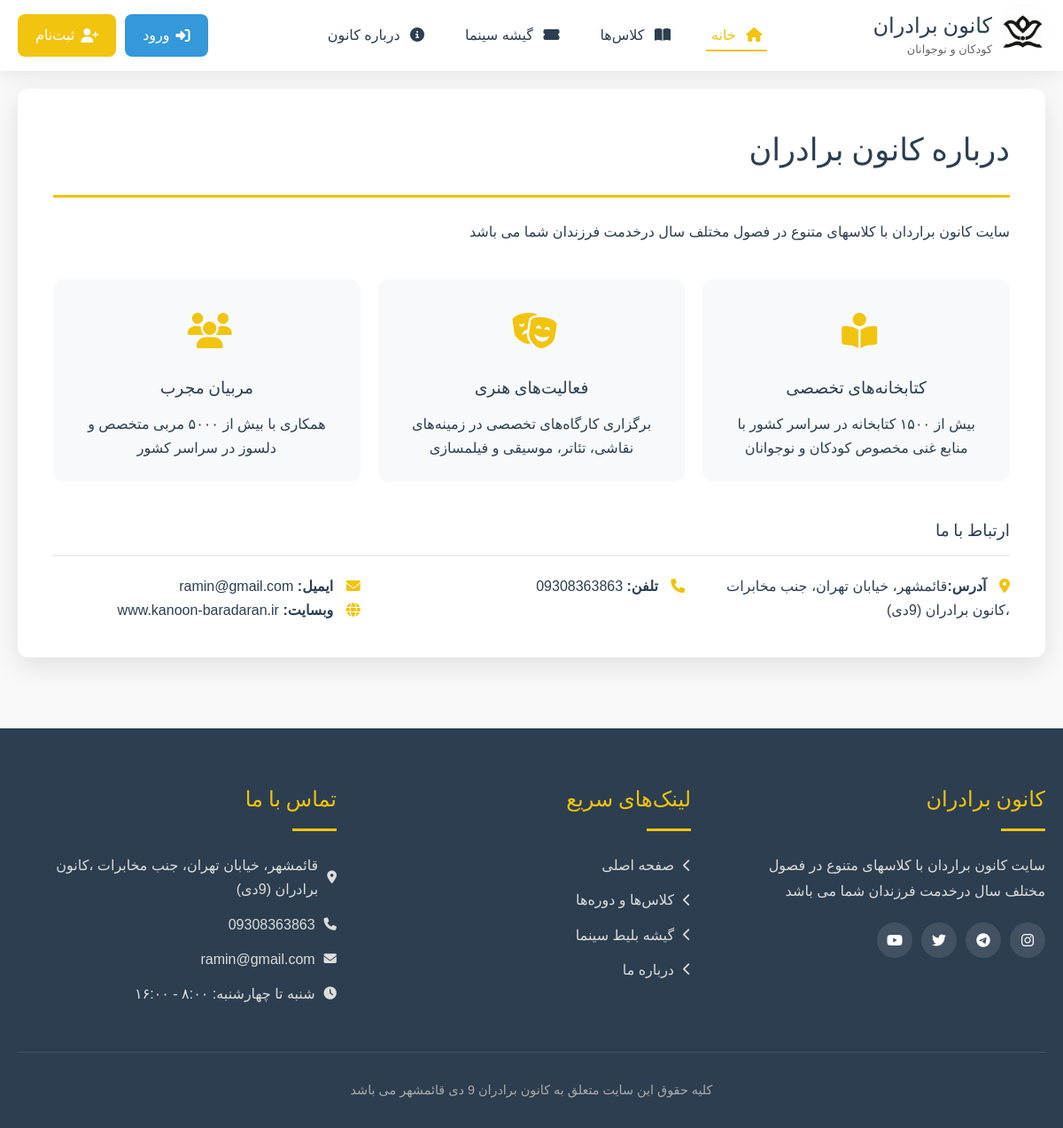
/about, run on the app's committed database.
### site_module/models.py (models this page shows, shortened)
class SiteSetting(models.Model):
    site_name = models.CharField(max_length=200, verbose_name='نام سایت')
    site_url = models.CharField(max_length=200, verbose_name='دامنه سایت')
    address = models.CharField(max_length=200, verbose_name='آدرس')
    phone = models.CharField(max_length=200, null=True, blank=True, verbose_name='تلفن')
    fax = models.CharField(max_length=200, null=True, blank=True, verbose_name='فکس')
    email = models.CharField(max_length=200, null=True, blank=True, verbose_name='ایمیل')
    copy_right = models.TextField(verbose_name='متن کپی رایت سایت')
    about_us_text = models.TextField(verbose_name='متن درباره ما سایت')
    site_logo = models.ImageField(upload_to='media', verbose_name='لوگو سایت')
    is_main_setting = models.BooleanField(verbose_name='تنظیمات اصلی')
    class Meta:
        verbose_name = 'تنظیمات سایت'
        verbose_name_plural = 'تنظیمات'

### home/views.py (the view)
class AboutView(TemplateView):
    template_name = 'home/about.html'
    def get_context_data(self, **kwargs):
        context = super(AboutView, self).get_context_data(**kwargs)
        site_setting: SiteSetting = SiteSetting.objects.filter(is_main_setting=True).first()
        context['site_setting'] = site_setting
        return context

### site_module/context_proccesor.py (called while the page is built)
def site_settings(request):
    setting = SiteSetting.objects.filter(is_main_setting=True).first()
    return {'site_setting': setting}

### home/templates/home/about.html (shortened to what this page needs)
{% extends 'base.html' %}
{% block page_content %}
	            <div class="page-container">
                <h2 class="page-title">درباره {{ site_setting.site_name}}</h2>
                <p>{{ site_setting.about_us_text}}</p>
                <div style="margin: 40px 0;">
                    <div style="display: grid; grid-template-columns: repeat(auto-fit, minmax(250px, 1fr)); gap: 20px; margin-top: 30px;">
                        <div style="background-color: #f8f9fa; padding: 25px; border-radius: var(--border-radius); text-align: center;">
                            <div style="font-size: 2.5rem; color: var(--secondary-color); margin-bottom: 15px;">
                                <i class="fas fa-book-reader"></i>
                            </div>
                            <h3 style="color: var(--primary-color); margin-bottom: 10px;">کتابخانه‌های تخصصی</h3>
                            <p>بیش از ۱۵۰۰ کتابخانه در سراسر کشور با منابع غنی مخصوص کودکان و نوجوانان</p>
                        </div>
                        <div style="background-color: #f8f9fa; padding: 25px; border-radius: var(--border-radius); text-align: center;">
                            <div style="font-size: 2.5rem; color: var(--secondary-color); margin-bottom: 15px;">
                                <i class="fas fa-theater-masks"></i>
                            </div>
                            <h3 style="color: var(--primary-color); margin-bottom: 10px;">فعالیت‌های هنری</h3>
                            <p>برگزاری کارگاه‌های تخصصی در زمینه‌های نقاشی، تئاتر، موسیقی و فیلمسازی</p>
                        </div>
                        <div style="background-color: #f8f9fa; padding: 25px; border-radius: var(--border-radius); text-align: center;">
                            <div style="font-size: 2.5rem; color: var(--secondary-color); margin-bottom: 15px;">
                                <i class="fas fa-users"></i>
                            </div>
                            <h3 style="color: var(--primary-color); margin-bottom: 10px;">مربیان مجرب</h3>
                            <p>همکاری با بیش از ۵۰۰۰ مربی متخصص و دلسوز در سراسر کشور</p>
                        </div>
                    </div>
                </div>
                <h3 style="margin-top: 30px; color: var(--primary-color); padding-bottom: 10px; border-bottom: 2px solid #eee;">ارتباط با ما</h3>
                <div style="display: grid; grid-template-columns: repeat(auto-fit, minmax(250px, 1fr)); gap: 20px; margin-top: 20px;">
                    <div>
                        <p><i class="fas fa-map-marker-alt" style="color: var(--secondary-color); margin-left: 10px;"></i> <strong>آدرس:</strong>{{ site_setting.address }}</p>
                    </div>
                    <div>
                        <p><i class="fas fa-phone" style="color: var(--secondary-color); margin-left: 10px;"></i> <strong>تلفن:</strong>
                            {{site_setting.phone}}</p>
                    </div>
                    <div>
                        <p><i class="fas fa-envelope" style="color: var(--secondary-color); margin-left: 10px;"></i> <strong>ایمیل:</strong>
                            {{ site_setting.email}}</p>
                        <p><i class="fas fa-globe" style="color: var(--secondary-color); margin-left: 10px;"></i> <strong>وبسایت:</strong> www.kanoon-baradaran.ir</p>
                    </div>
                </div>
            </div>
{% endblock %}

### templates/base.html (shortened to what this page needs)
{% load static %}
<!DOCTYPE html>
<html lang="fa" dir="rtl">
<head>
    <link rel="stylesheet" href="https://cdnjs.cloudflare.com/ajax/libs/font-awesome/6.4.0/css/all.min.css">
    <link rel="stylesheet" href="{% static 'css/style.css' %}">
    <link rel="stylesheet" href="{% static 'css/resid.css' %}">
    <link rel="stylesheet" href="{% static 'css/reserv.css' %}">
    <link rel="stylesheet" href="{% static 'css/profile_reserv.css' %}">
    <link rel="stylesheet" href="{% static 'css/profile_class.css' %}">
    <link rel="stylesheet" href="https://cdn.jsdelivr.net/gh/rastikerdar/vazirmatn@v33.003/Vazirmatn-font-face.css">
</head>
<body>
    <header>
        <div class="header-container">
            <a href="{% url 'home_page' %}" class="logo" onclick="showPage('home'); return false;">
                <div class="logo-icon">
                    <img src="{{ site_setting.site_logo.url }}" class="logo-img">
                </div>
                <div class="logo-text">
                    <h1>کانون برادران</h1>
                    <span>کودکان و نوجوانان</span>
                </div>
            </a>
            <nav>
                <ul class="nav-links" id="navLinks">
                    <li><a href="{% url 'home_page' %}" class="active"><i class="fas fa-home"></i> خانه</a></li>
                    <li><a href="{% url 'product_page' %}"><i class="fas fa-book-open"></i> کلاس‌ها</a></li>
                    <li><a href="{% url 'movie_list' %}"><i class="fas fa-ticket-alt"></i> گیشه سینما</a></li>
                    <li><a href="{% url 'about_page' %}"><i class="fas fa-info-circle"></i> درباره کانون</a></li>
                </ul>
            </nav>
            <div class="user-menu">
                {% if request.user.is_authenticated %}
                  <a href="{% url 'profile_page' %}" class="register-btn" id="registerBtn" ><i class="fas fa-user"></i> پروفایل</a>
                {% else %}
                    <a href="{% url 'login_page' %}" class="login-btn"><i class="fas fa-sign-in-alt"></i> ورود</a>
                    <a href="{% url 'register_page' %}" class="register-btn" id="registerBtn"><i class="fas fa-user-plus"></i> ثبت‌نام</a>
                {% endif %}
            </div>
        </div>
    </header>
    <main>
        {% block page_content %}
        {% endblock %}
    </main>
    <footer>
        <div class="footer-content">
            <div class="footer-section">
                <h3>{{ site_setting.site_name }}</h3>
                <p>{{ site_setting.about_us_text }}</p>
                <div class="social-links">
                    <a href="#"><i class="fab fa-instagram"></i></a>
                    <a href="#"><i class="fab fa-telegram"></i></a>
                    <a href="#"><i class="fab fa-twitter"></i></a>
                    <a href="#"><i class="fab fa-youtube"></i></a>
                </div>
            </div>
            <div class="footer-section">
                <h3>لینک‌های سریع</h3>
                <ul class="footer-links">
                    <li><a href="{% url 'home_page' %}"><i class="fas fa-chevron-left"></i> صفحه اصلی</a></li>
                    <li><a href="{% url 'product_page' %}"><i class="fas fa-chevron-left"></i> کلاس‌ها و دوره‌ها</a></li>
                    <li><a href="{% url 'movie_list' %}"><i class="fas fa-chevron-left"></i> گیشه بلیط سینما</a></li>
                    <li><a href="{% url 'about_page' %}"><i class="fas fa-chevron-left"></i> درباره ما</a></li>
                </ul>
            </div>
            <div class="footer-section">
                <h3>تماس با ما</h3>
                <ul class="footer-links">
                    <li><a href="#"><i class="fas fa-map-marker-alt"></i> {{ site_setting.address }}</a></li>
                    <li><a href="tel:+982188965432"><i class="fas fa-phone"></i> {{site_setting.phone}}</a></li>
                    <li><a href="mailto:info@kanoonparvaresh.com"><i class="fas fa-envelope"></i>
                        {{ site_setting.email}}</a></li>
                    <li><a href="#"><i class="fas fa-clock"></i> شنبه تا چهارشنبه: ۸:۰۰ - ۱۶:۰۰</a></li>
                </ul>
            </div>
        </div>
        <div class="copyright">
            <p>{{ site_setting.copy_right }}</p>
        </div>
    </footer>
</body>
</html>

### data on the page
SiteSetting: site_logo (picture), site_name "کانون برادران", about_us_text "سایت کانون براردان با کلاسهای متنوع در فصول مختلف سال درخدمت فرزندان شما می باشد", address "قائمشهر، خیابان تهران، جنب مخابرات ،کانون برادران (9دی)", phone "09308363863", email "ramin@gmail.com", copy_right "کلیه حقوق این سایت متعلق به کانون برادران 9 دی قائمشهر می باشد"
